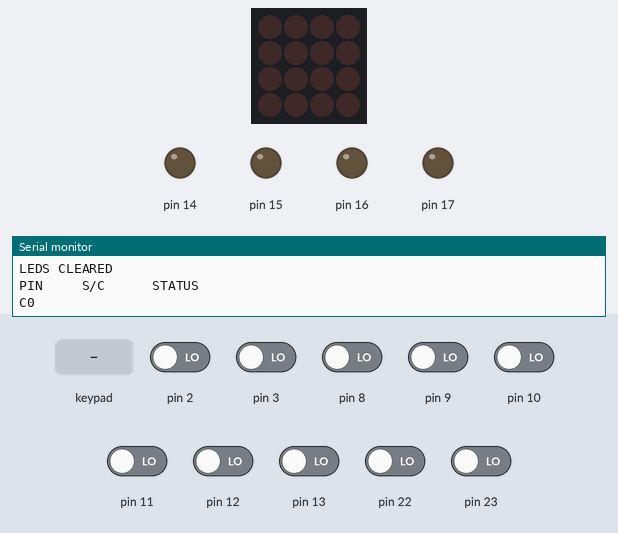
Simulated run of this sketch. Board: Arduino Uno, built with avr-gcc and run on an emulated ATmega328P. Parts: 4×4 LED matrix, output pins drawn as LEDs (lit = HIGH), the last lines printed to the serial monitor. Dashed ring = blinking. Inputs (shaded band) come from the test bench; at power-on: pin 2, pin 3, pin 8–13, pin 22, pin 23 LOW.

Above: at 2.8 s.
2.9 s: keypad keys 1 2 3 4 A pressed 0.4 s apart
At 2.98 s:
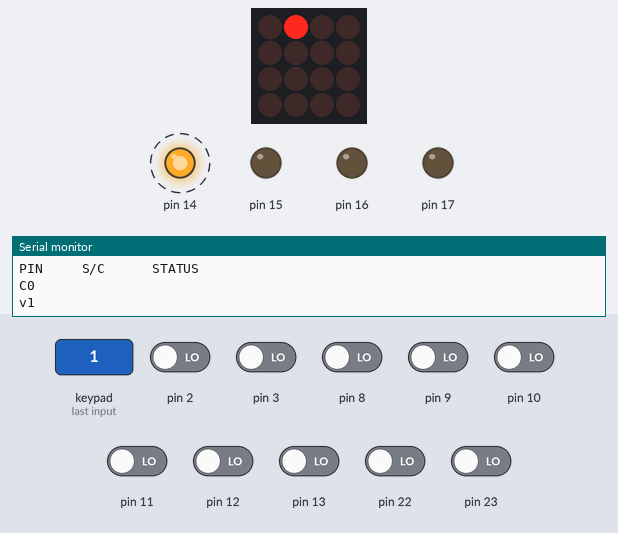
6.4 s: key '5' pressed
At 6.49 s:
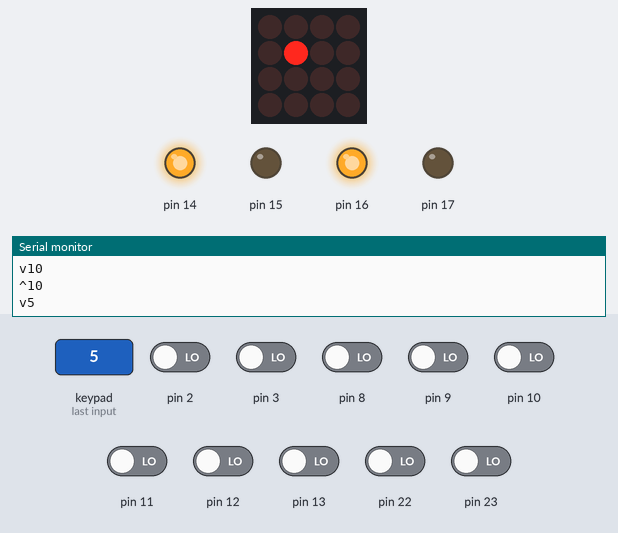
8.0 s: keypad keys 1 3 9 7 D pressed 0.4 s apart
At 8.48 s:
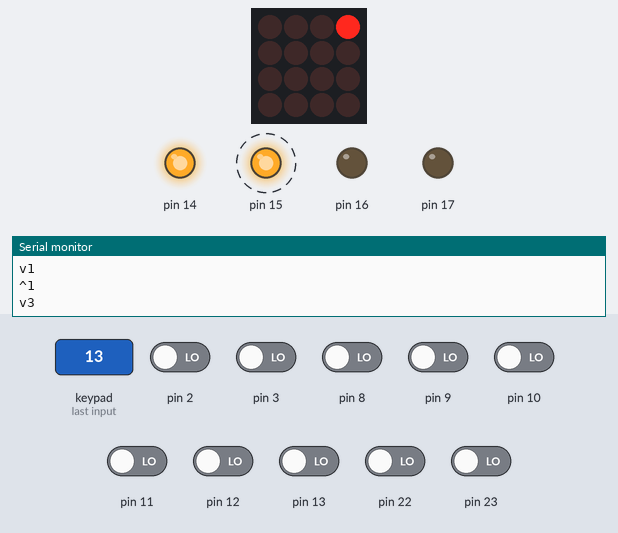
11.5 s: pin 3 driven HIGH
At 11.9 s:
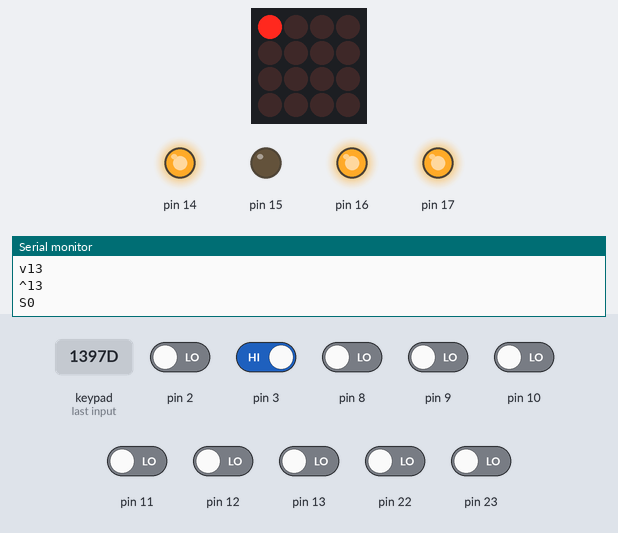
13.0 s: key '6' pressed
At 13.1 s:
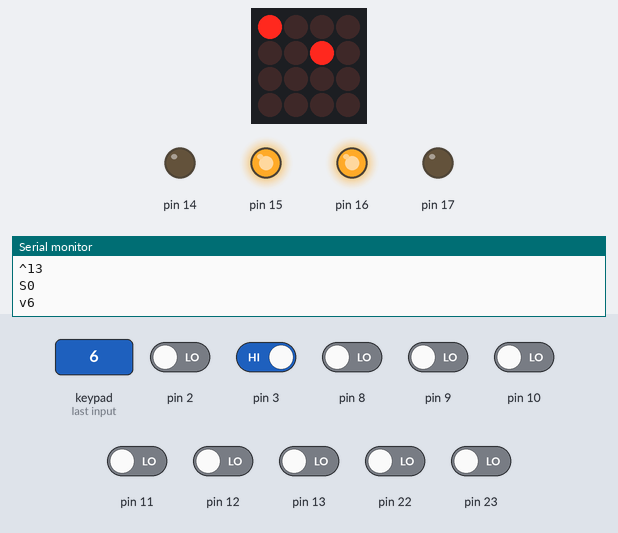
14.6 s: key '8' pressed
At 14.69 s:
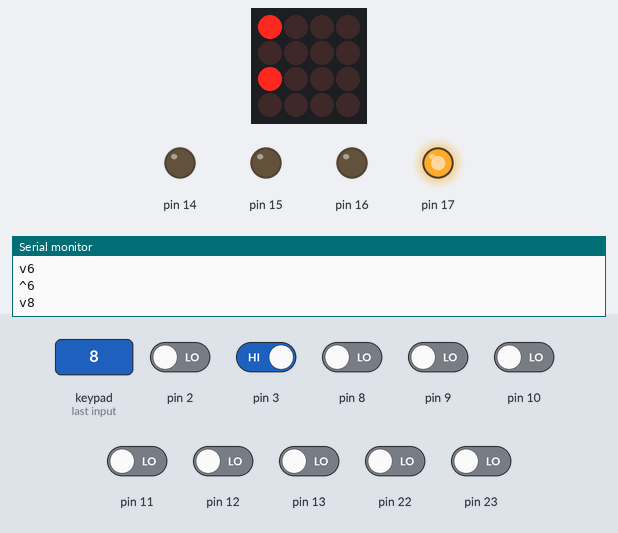
Timing chart, 0 to 17.2 s (numbered marks = the images above; inputs shaded):
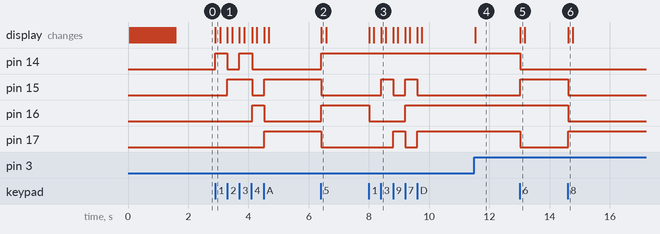

Measured:
- after the input at 2.9 s, pin 14: alternates HIGH for 0.41 s and LOW for 0.40 s, 4 changes in all, then stays LOW, starting at once; pin 15: LOW → HIGH after 0.40 s, → LOW 0.83 s later, → HIGH 0.40 s later; pin 16: LOW → HIGH after 1.2 s, → LOW 0.40 s later; pin 17: LOW → HIGH after 1.6 s; the display: changes at once (image 1)
- after the input at 6.4 s, pin 14, pin 16: LOW → HIGH at once; pin 15, pin 17: HIGH → LOW at once; the display: changes at once (image 2)
- after the input at 8.0 s, pin 15: alternates HIGH for 0.40 s and LOW for 0.40 s, 4 changes in all, then stays LOW, starting after 0.41 s; pin 16: HIGH → LOW at once, → HIGH 1.2 s later; pin 17: LOW → HIGH after 0.81 s, → LOW 0.40 s later, → HIGH 0.40 s later; the display: first changes at once (image 3 shows a later state)
- after the input at 11.5 s, the display: changes at once (image 4)
- after the input at 13.0 s, pin 14, pin 17: HIGH → LOW at once; pin 15: LOW → HIGH at once; the display: changes at once (image 5)
- after the input at 14.6 s, pin 15, pin 16: HIGH → LOW at once; pin 17: LOW → HIGH at once; the display: changes at once (image 6)

The sketch:

SIMON_SAYS.ino
```cpp
// ----------------------------------------------------
//
// SIMON_SAYS CPE 233 FINAL PROJECT
// DOMINIC GAIERO AND ELIZABETH DAVIS
//
// DESCRIPTION:
//
// ----------------------------------------------------

//IMPORT LIBRARIES

#include <Wire.h>
#include <Adafruit_Trellis.h>


volatile bool LED_SET_STATE = false; //DEFINE STATE FOR SETTING AN LED FROM INTERRUPT
volatile bool LED_CLR_STATE = true;  //DEFINE STATE FOR CLEARING AN LED FROM INTERRUPT
Adafruit_Trellis trellis;

void setup() {
  Serial.begin(9600);
  trellis.begin(0x70); // PASS I2C ADDRESS
  trellis.clear(); //CLEAR ALL LEDS
  trellis.writeDisplay(); //WRITE CHANGES TO DISPLAY
  DDRB = DDRB & 0xF0; //SET PORT B (DIGITAL 8-13) AS INPUT TO RECIEVE LED SIGNAL
  DDRC = DDRC | 0x0F; //SET PORT C (ANALOG 0-5) AS OUTPUT TO SEND BUTTON DATA
  attachInterrupt(digitalPinToInterrupt(3), LED_SET_ISR, RISING); //ATTACH INTERRUPT TO DIGITAL PIN 3 (SET AN LED)
  attachInterrupt(digitalPinToInterrupt(2), LED_CLR_ISR, RISING); //ATTACH INTERRUPT TO DIGITAL PIN2 (CLEAR AN LED)
  // LIGHT UP ALL LEDS
  Serial.println("INITIAL PROGRAM START");
  Serial.println("LEDS SET");
  for (uint8_t i = 0; i < 16; i++) {

    trellis.setLED(i);
    trellis.writeDisplay();
    delay(50);
  }
  // TURN ALL LEDS OFF
  Serial.println("LEDS CLEARED");
  for (uint8_t i = 0; i < 16; i++) {

    trellis.clrLED(i);
    trellis.writeDisplay();
    delay(50);
  }
  Serial.println("PIN     S/C      STATUS");
}

void loop() {

  delay(30);

  if (LED_SET_STATE) { //CHECK IF LED SET INTERRUPT WAS SET
    int LED_STATUS = PINB; //READ FROM PORTB (FROM ASM VALUE TO SET LED)
    if (LED_STATUS > 15) {
      LED_STATUS -= 15;
    }
    else {
      LED_STATUS = LED_STATUS;
    }
    //    Serial.printf(" %02d       S      N/A\n", LED_STATUS);
    Serial.print("S"); Serial.println(LED_STATUS);
    //            Serial.println(LED_STATUS); //PRINT CURRENT LED TO SERIAL
    trellis.setLED(LED_STATUS); //SET THE LED
    trellis.writeDisplay(); //WRITE THE LED
    LED_SET_STATE = false; //REEST INTERRUPT STATUS
  }
  if (LED_CLR_STATE) { //CHECK IF LED CLR INTERRUPT WAS SET
    int LED_STATUS = PINB; //READ FROM PORTB (FROM ASM VALUE TO SET LED)
    if (LED_STATUS > 15) {
      LED_STATUS -= 15;
    }
    else {
      LED_STATUS = LED_STATUS;
    }
    //    Serial.printf(" %02d       C      N/A\n", LED_STATUS);
    //    Serial.println(LED_STATUS); //PRINT CURRENT LED TO SERIAL
    Serial.print("C"); Serial.println(LED_STATUS);
    trellis.clrLED(LED_STATUS); //SET THE LED
    trellis.writeDisplay(); //WRITE THE LED
    LED_CLR_STATE = false; //REEST INTERRUPT STATUS
  }

  //READ THE CURRENT BUTTON THAT WAS PRESSED AND SEND OVER PORTC TO ASM
  if (trellis.readSwitches()) {
    for (uint8_t i = 0; i < 16; i++) {
      if (trellis.justPressed(i)) {
        //        Serial.printf(" %02d       S      PRESS\n", i);
        Serial.print("v"); Serial.println(i);
        digitalWrite(13, LOW);
        PORTC = i;
        trellis.setLED(i);
      }
      if (trellis.justReleased(i)) {
        Serial.print("^"); Serial.println(i);
          digitalWrite(13, HIGH); //INTERRUPT PIN FOR BUTTON PRESS
          delayMicroseconds(10);
          digitalWrite(13, LOW);
        //       Serial.printf(" %02d       S      RELEASE\n", i);
        trellis.clrLED(i);
      }
    }
    trellis.writeDisplay();
  }
}

void LED_SET_ISR() {
  noInterrupts();
  LED_SET_STATE = true;
  interrupts();
}

void LED_CLR_ISR() {
  noInterrupts();
  LED_CLR_STATE = true;
  interrupts();
}
```
